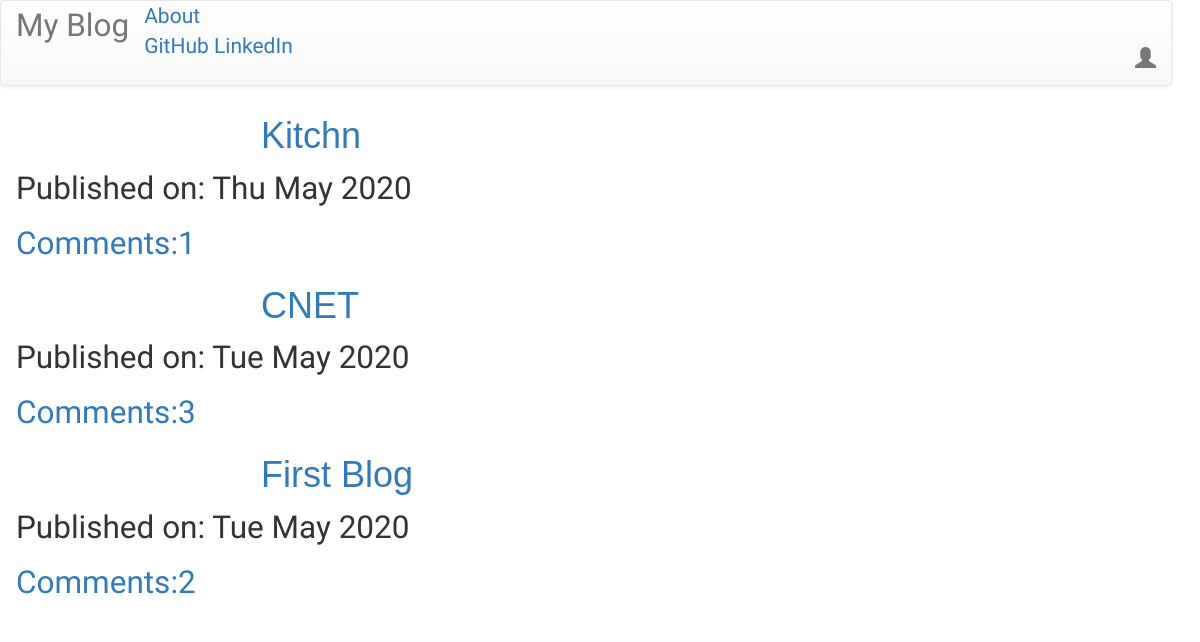
The page / on the database its author committed.
### blog/models.py (models this page shows, shortened)
class Post(models.Model):
    author = models.ForeignKey('auth.User', on_delete=models.CASCADE)
    title = models.CharField(max_length=256)
    text = models.TextField()
    create_date = models.DateTimeField(default=timezone.now)
    publish_date = models.DateTimeField(blank=True, null=True)

### blog/views.py (the view)
# urls.py: re_path(r'^$', views.PostListView.as_view(), name='post_list'),
class PostListView(ListView):
    model = Post
    def get_queryset(self):
        return Post.objects.filter(publish_date__lte=timezone.now()).order_by('-publish_date')

### blog/templates/blog/post_list.html
{% extends "blog/base.html" %}
{% block content %}
<div class="centerstage techfonts">
    {% for post in post_list %}
    <div class="post techfonts">
        <h1><a href="{% url 'post_details' pk=post.pk %}">{{ post.title }}</a></h1>
        <div class="dates">
            <p>Published on: {{ post.publish_date|date:'D M Y' }}</p>
        </div>
        <a href="{% url 'post_details' pk=post.pk %}">Comments:{{ post.comments.count }}</a>
    </div>
    {% endfor %}
</div>
{% endblock %}

### blog/static/css/blog.css (style rules this page uses)
h1 { font-family: Oak,sans-serif; color: rgba(0,0,0,0.7); position:relative; top:calc(50% - 80px); left:calc(50% - 130px); }
.techfonts { font-family: 'Chelsea Market', sans-serif; font-size: 1.5em; margin-bottom: 10px; }
.centerstage { font-family: 'Chelsea Market', sans-serif; font-size: 1.5em; margin-left: auto; margin-right: auto; }
.loader { position:fixed; filter:hue-rotate(0deg); color:linear-gradient(45deg,#0f8,#08f); animation:hue 10000ms infinite linear; }

### rows shown on the page
Post: title "Kitchn", publish_date "Thu May 2020", comments.count "1"
Post: title "CNET", publish_date "Tue May 2020", comments.count "3"
Post: title "First Blog", publish_date "Tue May 2020", comments.count "2"
